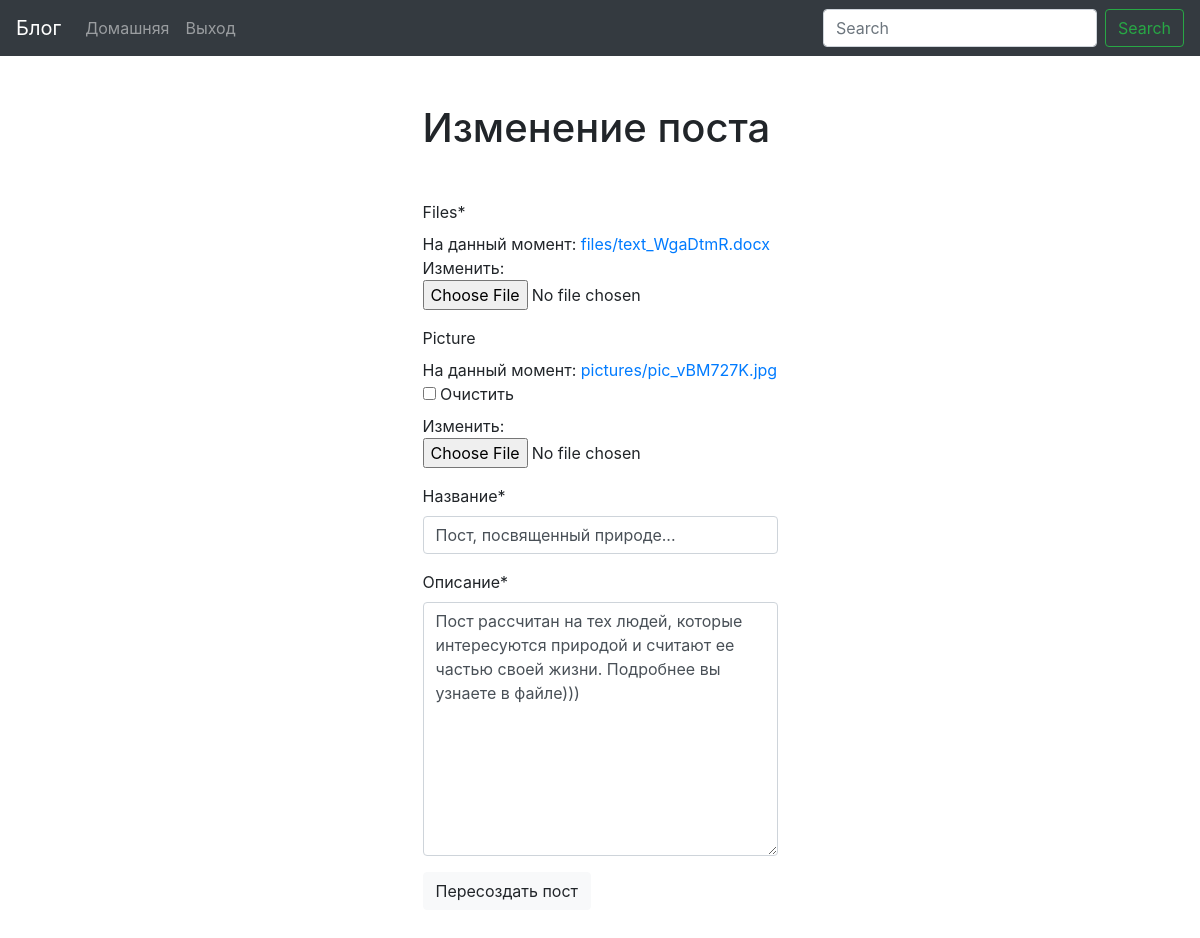
The page /blog/change_post/7/ (signed in) on the database its author committed.
### blog/models.py (models this page shows, shortened)
class Post(models.Model):
	user = models.ForeignKey(User, blank=True, null=True, on_delete=models.CASCADE)
	title = models.CharField("Название поста", max_length=100, unique=True, db_index=True)
	body = models.TextField("Тело поста", db_index=True, blank=True)
	date_pub = models.DateField(auto_now_add=True, blank=True, null=True)
	picture = models.ImageField(upload_to="pictures/", null=True, blank=True, default='default/default.jpg')
	files = models.FileField(upload_to="files/", default="")
	views = models.IntegerField(default = 0)
	comments = models.ManyToManyField("Comment", blank=True, related_name="posts")
	class Meta:
		ordering = ['-date_pub']

### blog/views.py (the view, shortened to what this page needs)
# urls.py: path("change_post/<str:id>/", ChangePost.as_view(), name="change_page"),
class ChangePost(LoginRequiredMixin, View):
	def get(self, request, id):
		post = Post.objects.get(id=id)
		if post.user != request.user:
			return redirect("detail_page", id=id)
		form = PostForm(instance=post)
		return render(request, "blog/change_post.html", context={"form": form, "post": post})

### blog/forms.py
class PostForm(forms.ModelForm):
	class Meta:
		model = Post
		fields = ["files", 'picture', 'title', "body"]
		widgets = {
			"title": forms.TextInput(attrs={"placeholder": "Название поста", "autocomplete": "off"}),
			"body": forms.Textarea(attrs={"placeholder": "Описание", "autocomplete": "off"})
		}
		labels = {
			"title": _("Название"),
			"body": _("Описание*")
		}

### blog/templates/blog/change_post.html (shortened to what this page needs)
{% extends "blog/base_app.html" %}
{% block content %}
	{% load crispy_forms_tags %}
	<div class="container col-6">
		<h1 class="mt-5 mb-5">Изменение поста</h1>
		<form action="{% url 'change_page' id=post.id %}" method="post" enctype="multipart/form-data">
			{{ form|crispy }}
			<button class="btn btn-light mb-5">Пересоздать пост</button>
		</form>
	</div>
{% endblock %}

### static/css/styles.css (style rules this page uses)
* { box-sizing: border-box; }

### rows shown on the page
Post: title "Пост, посвященный природе...", body "Пост рассчитан на тех людей, которые интересуются природой и считают ее частью своей жизни. Подробнее вы узнаете в файле)))"
